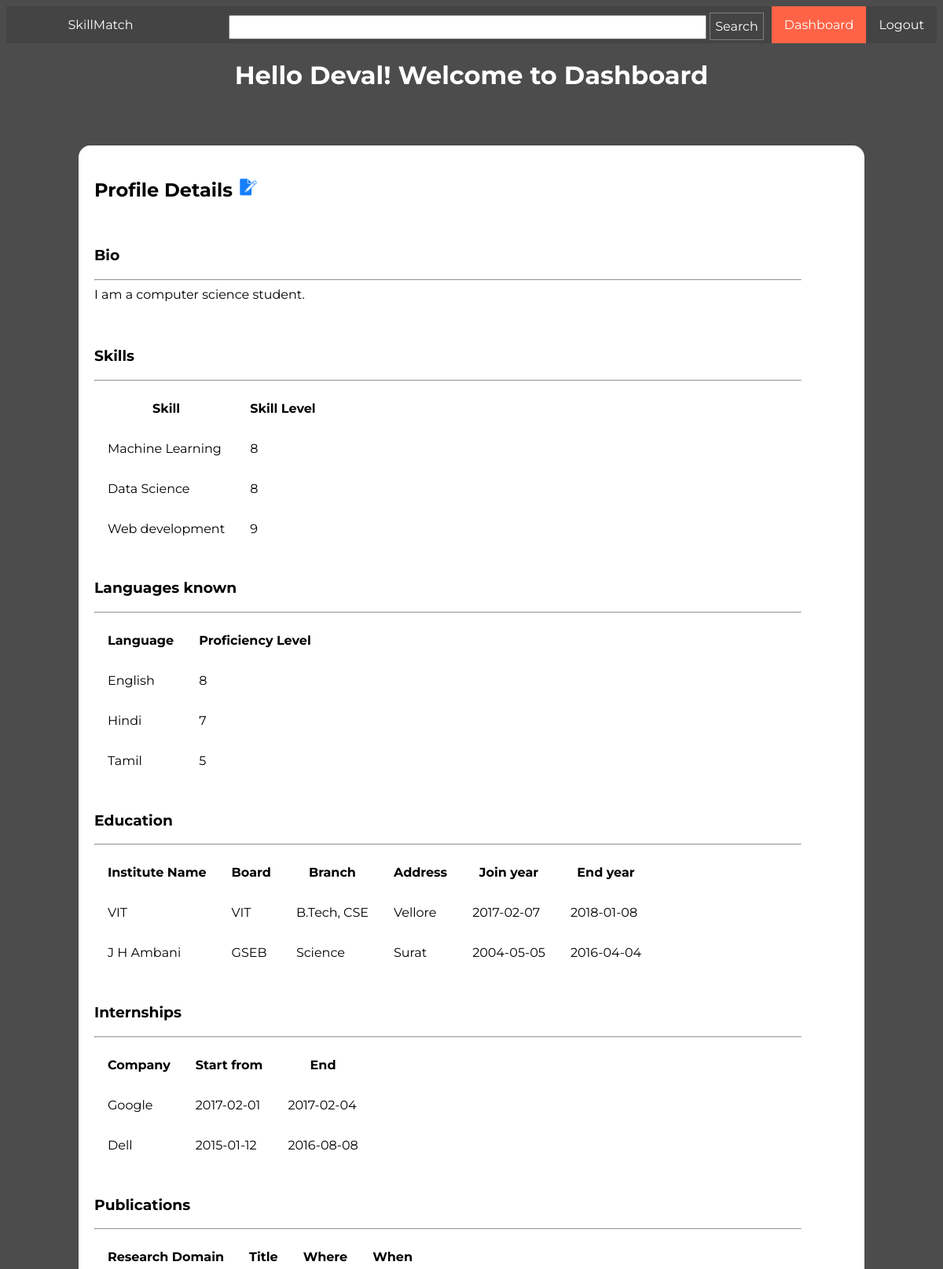
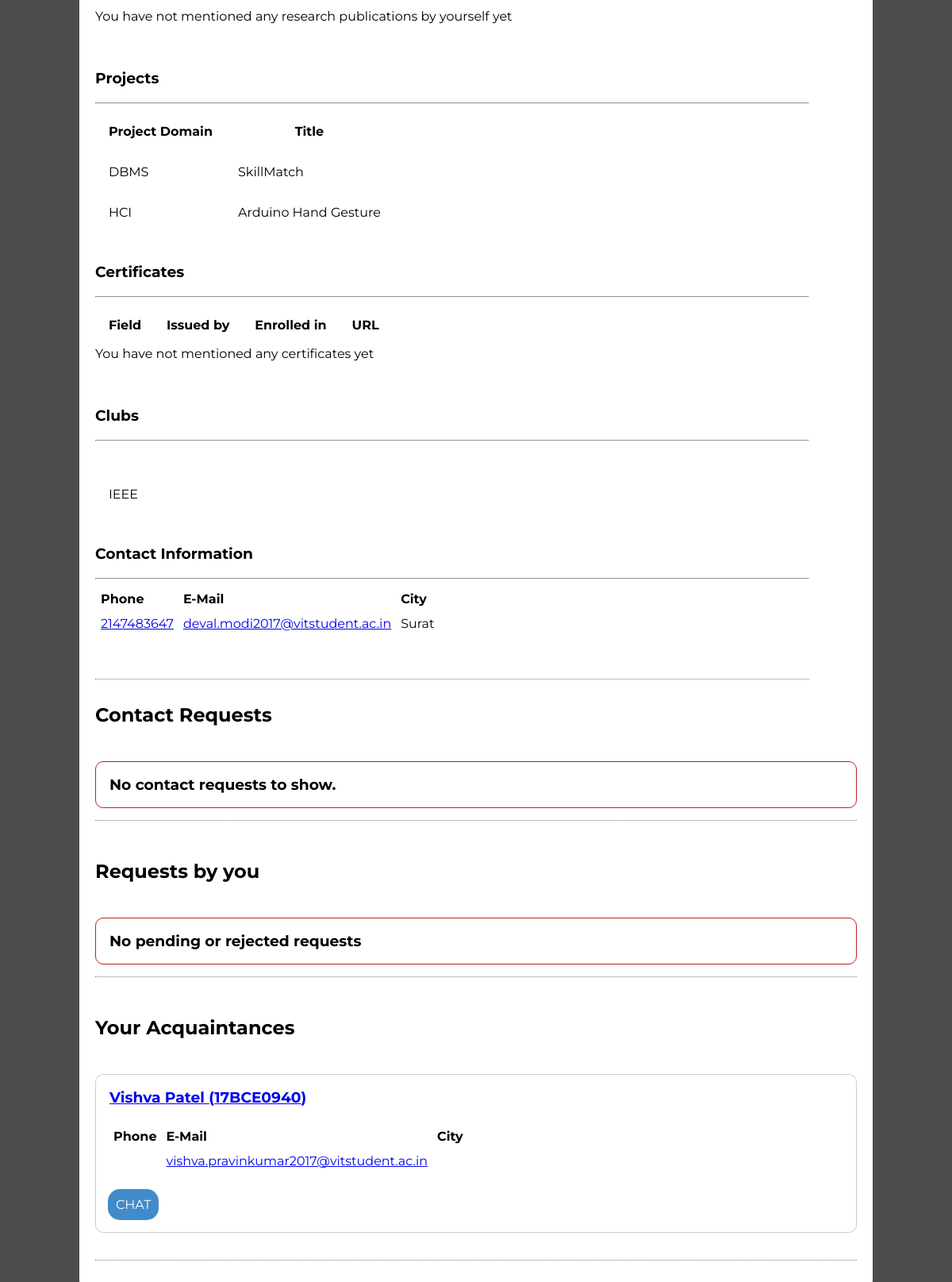
Screenshot of /dashboard/dashboardold.php (signed in) with the database file from the repository (2 pictures, top to bottom).
### tables this page shows
CREATE TABLE `user_info` (
  `reg_no` varchar(9) NOT NULL,
  `email` varchar(100) DEFAULT NULL,
  `password` varchar(50) NOT NULL,
  `first_name` varchar(50) NOT NULL,
  `last_name` varchar(50) NOT NULL,
  `DOB` date NOT NULL,
  `phone` int(9) DEFAULT NULL,
  `city` varchar(100) DEFAULT NULL,
  `bio` text
);

CREATE TABLE `skills` (
  `skillid` int(11) NOT NULL,
  `reg_no` varchar(9) NOT NULL,
  `skillname` varchar(100) DEFAULT NULL,
  `skilllevel` int(1) DEFAULT NULL
);

CREATE TABLE `languages` (
  `languageID` int(11) NOT NULL,
  `reg_no` varchar(9) DEFAULT NULL,
  `language_name` varchar(50) DEFAULT NULL,
  `lang_level` int(1) DEFAULT NULL
);

CREATE TABLE `education` (
  `education_id` int(11) NOT NULL,
  `reg_no` varchar(9) DEFAULT NULL,
  `institute_name` varchar(100) DEFAULT NULL,
  `institute_board` varchar(10) DEFAULT NULL,
  `branch` varchar(100) DEFAULT NULL,
  `institute_address` varchar(100) DEFAULT NULL,
  `joined_year` date DEFAULT NULL,
  `end_year` date DEFAULT NULL
);

CREATE TABLE `internships` (
  `internship_id` int(11) NOT NULL,
  `recuitor` varchar(50) DEFAULT NULL,
  `istart` date DEFAULT NULL,
  `iend` date DEFAULT NULL,
  `reg_no` varchar(9) DEFAULT NULL
);

CREATE TABLE `projects` (
  `reg_no` varchar(9) DEFAULT NULL,
  `project_domain` varchar(100) DEFAULT NULL,
  `project_title` varchar(100) DEFAULT NULL,
  `projectid` int(11) NOT NULL
);

CREATE TABLE `clubs` (
  `reg_no` varchar(9) DEFAULT NULL,
  `club_id` int(11) NOT NULL,
  `club_name` varchar(100) DEFAULT NULL
);

CREATE TABLE `contact` (
  `senderID` varchar(10) NOT NULL,
  `receiverID` varchar(10) NOT NULL,
  `accept` tinyint(1) NOT NULL,
  `reject` tinyint(1) NOT NULL,
  `wait` tinyint(1) NOT NULL,
  `ban` tinyint(1) NOT NULL
);

### dashboard/dashboardold.php (the view, shortened to what this page needs)
<?php
	require('../includes/db.php');
?>
<!DOCTYPE html>
<html>
<head>
    <link href="../css/dashboard.css" rel="stylesheet" />
</head>
<body>
<?php
$regno =$_SESSION['username'];
$bio = mysqli_fetch_array(mysqli_query($con,"SELECT bio FROM user_info WHERE reg_no='$regno'"))['bio'];
?>
    <nav>
        <ul>
            <li><a href="../logout/logout.php">Logout</a></li>
			<li class="active"><a>Dashboard</a></li>
            <li>
                <form name="searchForm" id="searchForm" action="../search/search.php" method="get">
                    <input type="text" name="query" id="searchInput" />
                    <input type="submit" value="Search" id="searchButton" />
                </form>
            </li>
            <li id="logo"><a href="../home.php">SkillMatch</a></li>
        </ul>
    </nav>
    <header>
        <h1>Hello <?php echo $_SESSION['fname']; ?>! Welcome to Dashboard</h1></header>
    <section class="profile">
        <article id="profileDetails">
            <h2>Profile Details <a href = "../inputprofile/profileform.php"><img src="../img/edit.png" height="25 px" width="25 px"></img></a>
</h2>             <br>
<div class="showBtn">
<h3>Bio</h3>
</div>
<div class="profileData">
<hr><?php echo $bio;?>
</div>
<br><br>
            <div class="showBtn"><h3>Skills</h3></div>
			<div class="profileData">
            <hr>
            <table>
                <thead>
                    <th>Skill</th>
                    <th>Skill Level</th>
                </thead>
<?php
$result = mysqli_query($con,"SELECT skillname, skilllevel FROM skills WHERE reg_no='$regno'");
if(mysqli_num_rows($result)){
while($row = mysqli_fetch_array($result))
{
echo "<tr>";
echo "<td>" . $row['skillname'] . "</td>";
echo "<td>" . $row['skilllevel'] . "</td>";
echo "</tr>";
}
echo "</table>";
}
else{
    echo "</table>";
    echo "You have not mentioned any skills yet";
    echo "<br><br>";
}
?>
</div>
<br>
<div class="profileData">
<h3>Languages known</h3>
            <hr>
            <table>
                <thead>
                    <th>Language</th>
                    <th>Proficiency Level</th>
                </thead>
<?php
$rl = mysqli_query($con,"SELECT language_name, lang_level FROM languages WHERE reg_no='$regno'");
if(mysqli_num_rows($rl)){
while($row = mysqli_fetch_array($rl))
{
echo "<tr>";
echo "<td>" . $row['language_name'] . "</td>";
echo "<td>" . $row['lang_level'] . "</td>";
echo "</tr>";
}
echo "</table>";
}
else{
    echo "</table>";
    echo "You have not mentioned any languages that you know yet";
    echo "<br><br>";
}
?>
	</div>
<br>
<div class="profileData">
 <h3>Education</h3>
            <hr>
            <table>
                <thead>
                    <th>Institute Name</th>
                    <th>Board</th>
                    <th>Branch</th>
                    <th>Address</th>
                    <th>Join year</th>
                    <th>End year</th>
                </thead>
<?php
$redu = mysqli_query($con,"SELECT institute_name, institute_board, branch, institute_address, joined_year, end_year FROM education WHERE reg_no='$regno'");
if(mysqli_num_rows($redu)){
    while($row = mysqli_fetch_array($redu))
    {
    echo "<tr>";
    echo "<td>" . $row['institute_name'] . "</td>";
    echo "<td>" . $row['institute_board'] . "</td>";
    echo "<td>" . $row['branch'] . "</td>";
    echo "<td>" . $row['institute_address'] . "</td>";
    echo "<td>" . $row['joined_year'] . "</td>";
    echo "<td>" . $row['end_year'] . "</td>";
    echo "</tr>";
    }
    echo "</table>";
}
else{
    echo "</table>";
    echo "You have not mentioned any educational institutions yet";
    echo "<br><br>";
}
?>
</div>
<br>
<div class="profileData">
<h3>Internships</h3>
            <hr>
            <table>
                <thead>
                    <th>Company</th>
                    <th>Start from</th>
                    <th>End</th>
                </thead>
<?php
$rint = mysqli_query($con,"SELECT recuitor, istart, iend FROM internships WHERE reg_no='$regno'");
if(mysqli_num_rows($rint)){
    while($row = mysqli_fetch_array($rint))
    {
    echo "<tr>";
    echo "<td>" . $row['recuitor'] . "</td>";
    echo "<td>" . $row['istart'] . "</td>";
    echo "<td>" . $row['iend'] . "</td>";
    echo "</tr>";
    }
    echo "</table>";
}
else{
    echo "</table>";
    echo "You have not mentioned any internships yet";
    echo "<br><br>";
}
?>
</div>
<br>
<div class="profileData">
				<h3>Publications</h3>
            <hr>
            <table>
                <thead>
                    <th>Research Domain</th>
                    <th>Title</th>
                    <th>Where</th>
                    <th>When</th>
                </thead>
<?php
$rpub = mysqli_query($con,"SELECT publication_domain, publication_title, published_in, pub_year FROM publications WHERE reg_no='$regno'");
if(mysqli_num_rows($rpub)){
while($row = mysqli_fetch_array($rpub))
{
    echo "<tr>";
    echo "<td>" . $row['publication_domain'] . "</td>";
    echo "<td>" . $row['publication_title'] . "</td>";
    echo "<td>" . $row['published_in'] . "</td>";
    echo "<td>" . $row['pub_year'] . "</td>";
    echo "</tr>";
}
echo "</table>";
}
else{
    echo "</table>";
    echo "You have not mentioned any research publications by yourself yet";
    echo "<br><br>";
}
?>
	</div>
<br>
<div class="profileData">
<h3>Projects</h3>
            <hr>
            <table>
                <thead>
                    <th>Project Domain</th>
                    <th>Title</th>
                </thead>
<?php
$rproj = mysqli_query($con,"SELECT project_domain, project_title FROM projects WHERE reg_no='$regno'");
if(mysqli_num_rows($rproj)){
    while($row = mysqli_fetch_array($rproj))
    {
    echo "<tr>";
    echo "<td>" . $row['project_domain'] . "</td>";
    echo "<td>" . $row['project_title'] . "</td>";
    echo "</tr>";
    }
    echo "</table>";
}
else{
    echo "</table>";
    echo "You have not mentioned any projects yet";
    echo "<br><br>";
}
?>
	</div>
<br>
<div class="profileData">
<h3>Certificates</h3>
            <hr>
            <table>
                <thead>
                    <th>Field</th>
                    <th>Issued by</th>
                    <th>Enrolled in</th>
                    <th>URL</th>
                </thead>
<?php
$rcer = mysqli_query($con,"SELECT certificate_field, issued_by, certified_year, certificate_URL FROM certificate WHERE reg_no='$regno'");
if(mysqli_num_rows($rcer)){
    while($row = mysqli_fetch_array($rcer))
    {
    echo "<tr>";
    echo "<td>" . $row['certificate_field'] . "</td>";
    echo "<td>" . $row['issued_by'] . "</td>";
    echo "<td>" . $row['certified_year'] . "</td>";
    echo "<td>" . $row['certificate_URL'] . "</td>";
    echo "</tr>";
    }
    echo "</table>";
}
else{
    echo "</table>";
    echo "You have not mentioned any certificates yet";
    echo "<br><br>";
}
?>
	</div>
<br>
 <div class="profileData">
<h3>Clubs</h3>
            <hr>
            <table>
                <thead>
                    <th></th>
                </thead>
<?php
$rclub = mysqli_query($con,"SELECT club_name FROM clubs WHERE reg_no='$regno'");
if(mysqli_num_rows($rclub))
{
    while($row = mysqli_fetch_array($rclub))
    {
    echo "<tr>";
    echo "<td>" . $row['club_name'] . "</td>";
    echo "</tr>";
    }
    echo "</table>";
}
else{
    echo "</table>";
    echo "You have not mentioned any clubs yet";
    echo "<br><br>";
}
?>
	</div>
<br>
<div class="profileBtn"><h3>Contact Information</h3></div>
<div class="profileData">
<hr>
<?php
    $rcontact = mysqli_query($con,"SELECT * FROM user_info WHERE reg_no='$regno'");
    $row = mysqli_fetch_array($rcontact);
    $myphone=$row['phone'];
    $myemail=$row['email'];
    $mycity=$row['city'];
    echo "<table id=\"contactTable\">";
    echo "<thead><th>Phone</th><th>E-Mail</th><th>City</th>";
    echo "<tr><td><a href=\"tel:$myphone\">$myphone</a></td><td><a href=\"mailto:$myemail\">$myemail</a></td><td>$mycity</td>";
    echo "</table>";
?>
</div>
<br>
            <br>
        </article>
        <article class="contactReq">
            <h2>Contact Requests</h2>
            <br>
            <?php
            $contactResult=mysqli_query($con,"SELECT * FROM contact WHERE receiverID='$regno' AND wait=1") or die("Error while fetching contact requests");
            if(mysqli_num_rows($contactResult)>0){
                while($contactResult1=mysqli_fetch_array($contactResult)){
                    $sid=$contactResult1['senderID'];
                    $contactResult2=mysqli_query($con,"SELECT first_name,last_name FROM `user_info` WHERE reg_no='$sid'");
                    $contactResult2=mysqli_fetch_array($contactResult2);
                    $fname=$contactResult2['first_name'];
                    $lname=$contactResult2['last_name'];
                    echo "<div class=\"request\">";
                    echo "<h3>From: $fname $lname ($sid)</h3>";
                    echo "<br>";
                    echo "<form method=\"POST\" action=\"\">";
                        echo "<input type=\"hidden\" name=\"senderID\" value=\"$sid\"></input>";
                        echo "<ul>";
                            echo "<li>";
                            echo "<input type=\"submit\" name=\"accept\" value=\"Accept\" id=\"acceptRequest\"></input>";
                            echo "</li>";
                            echo "<li>";
                            echo "<input type=\"submit\" name=\"reject\" value=\"Reject\" id=\"rejectRequest\"></input>";
                            echo "</li>";
                            echo "<li>";
                            echo "<input type=\"submit\" name=\"ban\" value=\"Ban\" id=\"banRequest\"></input>";
                            echo "</li>";
                        echo "</ul>";
                    echo "</form>";
                    echo "</div>";
                    echo "<br>";
                }
            }
            else{
                echo "<div class=\"request\" id=\"noRequests\"><h3>No contact requests to show.</h3></div>";
            }
?>
        </article>
<br>
        <article class="contactReq">
            <h2>Requests by you</h2>
            <br>
            <?php
            $contactResult=mysqli_query($con,"SELECT * FROM contact WHERE senderID='$regno' AND (wait=1 OR reject=1)") or die("Error while fetching requests by you");
            if(mysqli_num_rows($contactResult) > 0){
                while($contactResult1=mysqli_fetch_array($contactResult)){
                    $rid=$contactResult1['receiverID'];
                    $waiting = $contactResult1['wait'];
                    $rejected = $contactResult1['reject'];
                    $contactResult2=mysqli_query($con,"SELECT first_name,last_name FROM `user_info` WHERE reg_no='$rid'");
                    $contactResult2=mysqli_fetch_array($contactResult2);
                    $fname=$contactResult2['first_name'];
                    $lname=$contactResult2['last_name'];
                    echo "<div class=\"request\">";
                    echo "<h3>To: <a href=\"../search/profileshow.php?query=$rid\">$fname $lname ($rid)</a></h3>";
                    echo "<br>";
                    $status="";
                    if($waiting) $status="Waiting for acceptance by receiver";
                    if($rejected) $status="Contact request rejected";
                    echo "<h3>Status: $status</h3>";
                    echo "</div>";
                    echo "<br>";
                }
            }
            else{
                echo "<div class=\"request\" id=\"noRequests\"><h3>No pending or rejected requests</h3></div>";
            }
?>
        </article>
<br>
        <article class="contactReq">
            <h2>Your Acquaintances</h2>
            <br>
            <?php
            $contactResult=mysqli_query($con,"SELECT * FROM contact WHERE accept=1 AND (senderID='$regno' OR receiverID='$regno')") or die("Error while fetching your acquaintances");
            if(mysqli_num_rows($contactResult) > 0){
                while($contactResult1=mysqli_fetch_array($contactResult)){
                    $rid=$contactResult1['receiverID'];
                    $contactResult2=mysqli_query($con,"SELECT * FROM `user_info` WHERE reg_no='$rid'");
                    $contactResult2=mysqli_fetch_array($contactResult2);
                    $fname=$contactResult2['first_name'];
                    $lname=$contactResult2['last_name'];
                    $phone=$contactResult2['phone'];
                    $email=$contactResult2['email'];
                    $city=$contactResult2['city'];
                    echo "<div class=\"request\">";
                    echo "<h3><a href=\"../search/profileshow.php?query=$rid\">$fname $lname ($rid)</a></h3>";
                    echo "<br>";
                    echo "<table id=\"contactTable\">";
                    echo "<thead><th>Phone</th><th>E-Mail</th><th>City</th>";
                    echo "<tr><td><a href=\"tel:$phone\">$phone</a></td><td><a href=\"mailto:$email\">$email</a></td><td>$city</td>";
                    echo "</table>";
                    echo "<br>";
                    echo "<form action=\"../chat/chat.php\" method=\"POST\"><input type=\"hidden\" name=\"couser\" value=\"$rid\"></input><button id=\"makeRequest\" type=\"submit\" value=\"$rid\">CHAT</button></form>";
                    echo "</div>";
                    echo "<br>";
                }
            }
            else{
                echo "<div class=\"request\" id=\"noRequests\"><h3>No aquaintances... Try building up contacts with this platform!</h3></div>";
            }
?>
        </article>
    </section>
</body>
</html>

### rows the page displays
user_info: bio "I am a computer science student.", phone "2147483647", email "deval.modi2017@vitstudent.ac.in", city "Surat"
skills: skillname "Machine Learning", skilllevel "8"
skills: skillname "Data Science", skilllevel "8"
skills: skillname "Web development", skilllevel "9"
languages: language_name "English", lang_level "8"
languages: language_name "Hindi", lang_level "7"
languages: language_name "Tamil", lang_level "5"
education: institute_name "VIT", institute_board "VIT", branch "B.Tech, CSE", institute_address "Vellore", joined_year "2017-02-07", end_year "2018-01-08"
education: institute_name "J H Ambani", institute_board "GSEB", branch "Science", institute_address "Surat", joined_year "2004-05-05", end_year "2016-04-04"
internships: recuitor "Google", istart "2017-02-01", iend "2017-02-04"
internships: recuitor "Dell", istart "2015-01-12", iend "2016-08-08"
projects: project_domain "DBMS", project_title "SkillMatch"
projects: project_domain "HCI", project_title "Arduino Hand Gesture"
clubs: club_name "IEEE"
contact: user_info.first_name "Vishva", user_info.last_name "Patel", receiverID "17BCE0940", user_info.email "vishva.pravinkumar2017@vitstudent.ac.in"

### other values shown
$_SESSION['fname'] "Deval"
